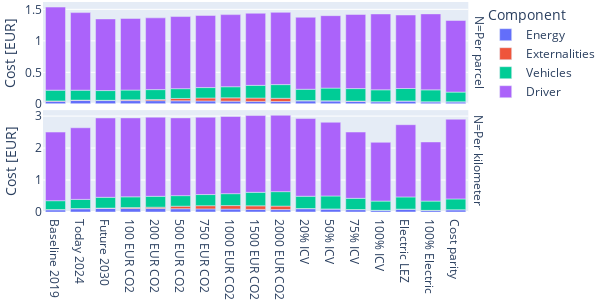

Notebook code cell kept with this figure:
### Code cell
df_deliveries = df_cases.copy()
df_deliveries["energy_EUR"] /= df_deliveries["deliveries"]
df_deliveries["externalities_EUR"] /= df_deliveries["deliveries"]
df_deliveries["vehicle_EUR"] /= df_deliveries["deliveries"]
df_deliveries["driver_EUR"] /= df_deliveries["deliveries"]

df_deliveries = df_deliveries.melt(
    id_vars = ["case"], 
    value_vars = ["energy_EUR", "externalities_EUR", "vehicle_EUR", "driver_EUR"],
    var_name = "Component", value_name = "Cost [EUR]"
).rename(columns = { "case": "Case" }).assign(N = "Per parcel")

df_distance = df_cases.copy()
df_distance["energy_EUR"] /= df_distance["distance"]
df_distance["externalities_EUR"] /= df_distance["distance"]
df_distance["vehicle_EUR"] /= df_distance["distance"]
df_distance["driver_EUR"] /= df_distance["distance"]

df_distance = df_distance.melt(
    id_vars = ["case"], 
    value_vars = ["energy_EUR", "externalities_EUR", "vehicle_EUR", "driver_EUR"],
    var_name = "Component", value_name = "Cost [EUR]"
).rename(columns = { "case": "Case" }).assign(N = "Per kilometer")

df_plot = pd.concat([df_deliveries, df_distance])

df_plot["Case"] = df_plot["Case"].apply(replace_name)
df_plot["Case"] = df_plot["Case"].str.replace("\\", "")

def update_icv(x):
    return "{} ICV".format(x.split("(")[1].split(")")[0])
f = df_plot["Case"].str.startswith("ICV")
df_plot.loc[f, "Case"] = df_plot.loc[f, "Case"].apply(update_icv)

def update_co2(x):
    return "{} CO2".format(x.split("(")[1].split(")")[0])
f = df_plot["Case"].str.startswith("Carbon")
df_plot.loc[f, "Case"] = df_plot.loc[f, "Case"].apply(update_co2)

df_plot["Component"] = df_plot["Component"].replace({
    "energy_EUR": "Energy", "externalities_EUR": "Externalities",
    "vehicle_EUR": "Vehicles", "driver_EUR": "Driver"
})

figure = px.bar(df_plot, x = "Case", color = "Component", y = "Cost [EUR]", facet_row = "N")


figure.update_yaxes(matches=None)
figure.for_each_yaxis(lambda yaxis: yaxis.update(showticklabels=True))

figure.update_layout(
    width = 600, height = 300,
    margin = dict(l = 0, r = 0, b = 0, t = 0, pad = 0)
)

figure.update_layout(xaxis_title=None)

figure.write_image(figures_path / "cost_components.pdf")
figure

### Figure 1 — Plotly figure (JSON) as saved in the notebook; plotly's stock layout.template omitted (floating-point values rounded to 4 significant figures)
{"data": [{"hovertemplate": "Component=Energy<br>N=Per parcel<br>Case=%{x}<br>Cost [EUR]=%{y}<extra></extra>", "legendgroup": "Energy", "marker": {"color": "#636efa", "pattern": {"shape": ""}}, "name": "Energy", "orientation": "v", "showlegend": true, "textposition": "auto", "type": "bar", "x": ["Baseline 2019", "Today 2024", "Future 2030", "100 EUR CO2", "200 EUR CO2", "500 EUR CO2", "750 EUR CO2", "1000 EUR CO2", "1500 EUR CO2", "2000 EUR CO2", "20% ICV", "50% ICV", "75% ICV", "100% ICV", "Electric LEZ", "100% Electric", "Cost parity"], "xaxis": "x2", "y": [0.04278, 0.05565, 0.05239, 0.05184, 0.05071, 0.04827, 0.04585, 0.04312, 0.03893, 0.03629, 0.0484, 0.046, 0.0418, 0.03415, 0.04407, 0.03285, 0.03239], "yaxis": "y2"}, {"hovertemplate": "Component=Energy<br>N=Per kilometer<br>Case=%{x}<br>Cost [EUR]=%{y}<extra></extra>", "legendgroup": "Energy", "marker": {"color": "#636efa", "pattern": {"shape": ""}}, "name": "Energy", "orientation": "v", "showlegend": false, "textposition": "auto", "type": "bar", "x": ["Baseline 2019", "Today 2024", "Future 2030", "100 EUR CO2", "200 EUR CO2", "500 EUR CO2", "750 EUR CO2", "1000 EUR CO2", "1500 EUR CO2", "2000 EUR CO2", "20% ICV", "50% ICV", "75% ICV", "100% ICV", "Electric LEZ", "100% Electric", "Cost parity"], "xaxis": "x", "y": [0.06966, 0.1012, 0.1143, 0.1126, 0.1102, 0.1026, 0.09687, 0.09095, 0.08172, 0.07565, 0.1029, 0.09226, 0.07371, 0.05218, 0.08533, 0.05042, 0.07105], "yaxis": "y"}, {"hovertemplate": "Component=Externalities<br>N=Per parcel<br>Case=%{x}<br>Cost [EUR]=%{y}<extra></extra>", "legendgroup": "Externalities", "marker": {"color": "#EF553B", "pattern": {"shape": ""}}, "name": "Externalities", "orientation": "v", "showlegend": true, "textposition": "auto", "type": "bar", "x": ["Baseline 2019", "Today 2024", "Future 2030", "100 EUR CO2", "200 EUR CO2", "500 EUR CO2", "750 EUR CO2", "1000 EUR CO2", "1500 EUR CO2", "2000 EUR CO2", "20% ICV", "50% ICV", "75% ICV", "100% ICV", "Electric LEZ", "100% Electric", "Cost parity"], "xaxis": "x2", "y": [0.003673, 0.003588, 0.003564, 0.0113, 0.01843, 0.03738, 0.04723, 0.05195, 0.05292, 0.05228, 0.003056, 0.00271, 0.002, 0.0006638, 0.002222, 0.0004855, 0.0004788], "yaxis": "y2"}, {"hovertemplate": "Component=Externalities<br>N=Per kilometer<br>Case=%{x}<br>Cost [EUR]=%{y}<extra></extra>", "legendgroup": "Externalities", "marker": {"color": "#EF553B", "pattern": {"shape": ""}}, "name": "Externalities", "orientation": "v", "showlegend": false, "textposition": "auto", "type": "bar", "x": ["Baseline 2019", "Today 2024", "Future 2030", "100 EUR CO2", "200 EUR CO2", "500 EUR CO2", "750 EUR CO2", "1000 EUR CO2", "1500 EUR CO2", "2000 EUR CO2", "20% ICV", "50% ICV", "75% ICV", "100% ICV", "Electric LEZ", "100% Electric", "Cost parity"], "xaxis": "x", "y": [0.00598, 0.006526, 0.007777, 0.02453, 0.04006, 0.07944, 0.09978, 0.1096, 0.1111, 0.109, 0.0065, 0.005435, 0.003527, 0.001014, 0.004302, 0.0007452, 0.00105], "yaxis": "y"}, {"hovertemplate": "Component=Vehicles<br>N=Per parcel<br>Case=%{x}<br>Cost [EUR]=%{y}<extra></extra>", "legendgroup": "Vehicles", "marker": {"color": "#00cc96", "pattern": {"shape": ""}}, "name": "Vehicles", "orientation": "v", "showlegend": true, "textposition": "auto", "type": "bar", "x": ["Baseline 2019", "Today 2024", "Future 2030", "100 EUR CO2", "200 EUR CO2", "500 EUR CO2", "750 EUR CO2", "1000 EUR CO2", "1500 EUR CO2", "2000 EUR CO2", "20% ICV", "50% ICV", "75% ICV", "100% ICV", "Electric LEZ", "100% Electric", "Cost parity"], "xaxis": "x2", "y": [0.1709, 0.1577, 0.1548, 0.1556, 0.1566, 0.1554, 0.1653, 0.1768, 0.2015, 0.217, 0.1804, 0.2011, 0.1986, 0.188, 0.1972, 0.1885, 0.1535], "yaxis": "y2"}, {"hovertemplate": "Component=Vehicles<br>N=Per kilometer<br>Case=%{x}<br>Cost [EUR]=%{y}<extra></extra>", "legendgroup": "Vehicles", "marker": {"color": "#00cc96", "pattern": {"shape": ""}}, "name": "Vehicles", "orientation": "v", "showlegend": false, "textposition": "auto", "type": "bar", "x": ["Baseline 2019", "Today 2024", "Future 2030", "100 EUR CO2", "200 EUR CO2", "500 EUR CO2", "750 EUR CO2", "1000 EUR CO2", "1500 EUR CO2", "2000 EUR CO2", "20% ICV", "50% ICV", "75% ICV", "100% ICV", "Electric LEZ", "100% Electric", "Cost parity"], "xaxis": "x", "y": [0.2783, 0.2868, 0.3379, 0.3378, 0.3404, 0.3301, 0.3492, 0.3728, 0.4228, 0.4523, 0.3836, 0.4034, 0.3502, 0.2873, 0.3818, 0.2894, 0.3366], "yaxis": "y"}, {"hovertemplate": "Component=Driver<br>N=Per parcel<br>Case=%{x}<br>Cost [EUR]=%{y}<extra></extra>", "legendgroup": "Driver", "marker": {"color": "#ab63fa", "pattern": {"shape": ""}}, "name": "Driver", "orientation": "v", "showlegend": true, "textposition": "auto", "type": "bar", "x": ["Baseline 2019", "Today 2024", "Future 2030", "100 EUR CO2", "200 EUR CO2", "500 EUR CO2", "750 EUR CO2", "1000 EUR CO2", "1500 EUR CO2", "2000 EUR CO2", "20% ICV", "50% ICV", "75% ICV", "100% ICV", "Electric LEZ", "100% Electric", "Cost parity"], "xaxis": "x2", "y": [1.318, 1.231, 1.137, 1.137, 1.139, 1.144, 1.144, 1.144, 1.144, 1.146, 1.143, 1.15, 1.176, 1.204, 1.167, 1.206, 1.137], "yaxis": "y2"}, {"hovertemplate": "Component=Driver<br>N=Per kilometer<br>Case=%{x}<br>Cost [EUR]=%{y}<extra></extra>", "legendgroup": "Driver", "marker": {"color": "#ab63fa", "pattern": {"shape": ""}}, "name": "Driver", "orientation": "v", "showlegend": false, "textposition": "auto", "type": "bar", "x": ["Baseline 2019", "Today 2024", "Future 2030", "100 EUR CO2", "200 EUR CO2", "500 EUR CO2", "750 EUR CO2", "1000 EUR CO2", "1500 EUR CO2", "2000 EUR CO2", "20% ICV", "50% ICV", "75% ICV", "100% ICV", "Electric LEZ", "100% Electric", "Cost parity"], "xaxis": "x", "y": [2.147, 2.24, 2.481, 2.469, 2.475, 2.432, 2.418, 2.414, 2.402, 2.39, 2.43, 2.307, 2.074, 1.84, 2.259, 1.851, 2.494], "yaxis": "y"}], "layout": {"annotations": [{"font": {}, "showarrow": false, "text": "N=Per kilometer", "textangle": 90, "x": 0.98, "xanchor": "left", "xref": "paper", "y": 0.2425, "yanchor": "middle", "yref": "paper"}, {"font": {}, "showarrow": false, "text": "N=Per parcel", "textangle": 90, "x": 0.98, "xanchor": "left", "xref": "paper", "y": 0.7575, "yanchor": "middle", "yref": "paper"}], "barmode": "relative", "height": 300, "legend": {"title": {"text": "Component"}, "tracegroupgap": 0}, "margin": {"b": 0, "l": 0, "pad": 0, "r": 0, "t": 0}, "width": 600, "xaxis": {"anchor": "y", "domain": [0, 0.98], "title": {}}, "xaxis2": {"anchor": "y2", "domain": [0, 0.98], "matches": "x", "showticklabels": false}, "yaxis": {"anchor": "x", "domain": [0, 0.485], "showticklabels": true, "title": {"text": "Cost [EUR]"}}, "yaxis2": {"anchor": "x2", "domain": [0.515, 1], "showticklabels": true, "title": {"text": "Cost [EUR]"}}}}
